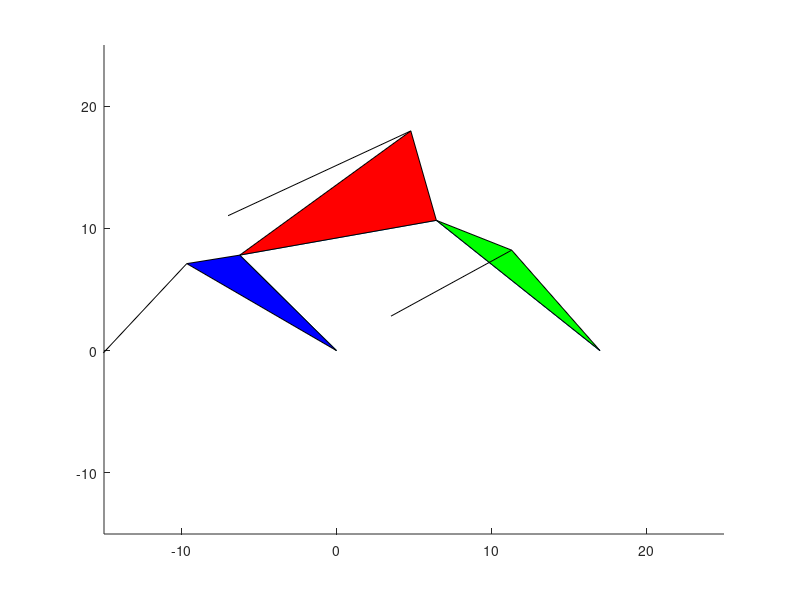
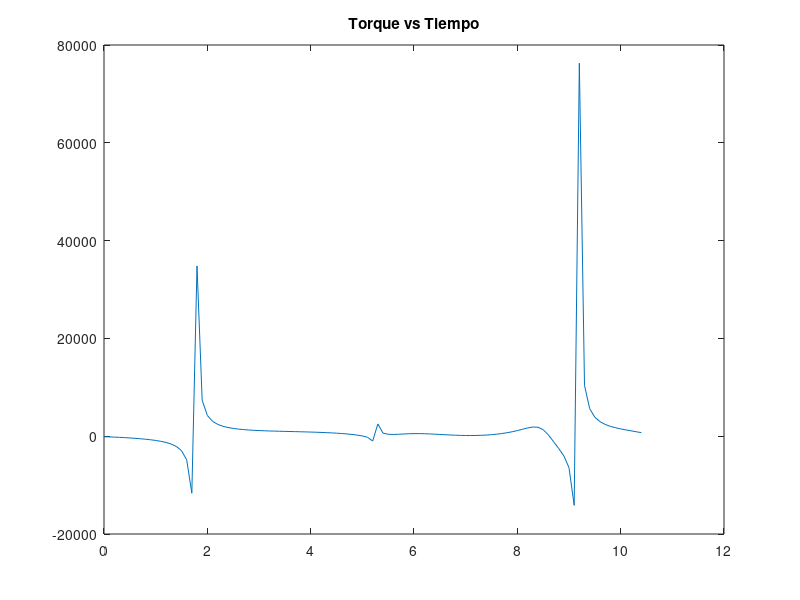
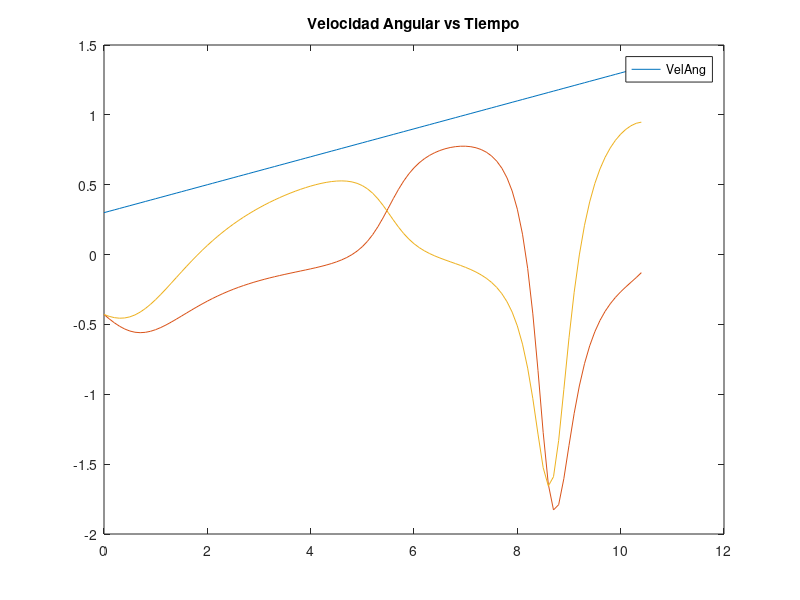
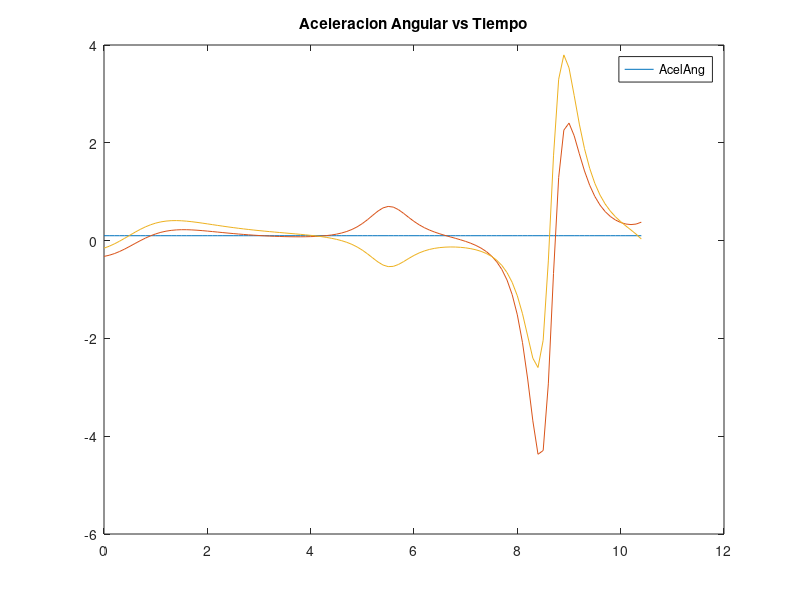

Here is the MATLAB script that generated these plots, in order:
%Identificacion del eslabon y junta
a=10;  m2= 2; IG2= 0.1;
b=13;  m3= 3; IG3= 0.2;
c=15;  m4= 4; IG4= 0.3;
d=17;

O2 = [0,0];
O4 = [d,0];

%Puntos de interes
CG2 = 12; deltaCG2 = deg2rad(15);
CG3 = 15; deltaCG3 = deg2rad(30);
CG4 = 10; deltaCG4 = deg2rad(-10);

p = 1.3; deltaP = deg2rad(45);

%identificacion de esfuerzos externos
T4=0.2;
P = 20; deltaFP = deg2rad(30);
FP = P * [cos(deltaFP), sin(deltaFP)];

%posicion inicial t2

%definir veloidad inical y aceleracion angular 
n = 0;

%Pos=[]; Vel=[]; Acel=[]; PosAng=[]; VelAng=[]; AcelAng=[]; Torque[];  

theta2i = (pi/180)*(0);
w2i = 0.3 ;
alpha2=0.1;

t = 0:0.1:1*(pi)/w2i;

W2 = w2i+ alpha2 * t;


for theta2 = theta2i + w2i * t + 0.5 * alpha2 * (t.^2)
    n = n + 1;
    w2 = W2(n);

%Punto A

Ax = a * cos(theta2);
Ay = a * sin(theta2);
RA = [ Ax, Ay];

%Punto B

S=(a^2 - b^2 + c^2 - d^2)/(2*(Ax - d));
P = (Ay^2)/(Ax - d)^2 + 1;
Q = (2 * Ay * (d - S) )/ (Ax - d);
R = (d - S)^2 - c^2;

By = (-Q + sqrt(Q^2 - 4 * P * R)) / (2* P);

Bx = S - (Ay * By) / (Ax - d);

RB = [Bx, By];

%Calculo de angulos t3 y t4

theta3 = atan2(By - Ay, Bx - Ax);

theta4 = atan2(By, Bx - d);

%calculo de velocidades angulares

w3 = (a/b) * w2 * (sin(theta4 - theta2) / sin(theta3 - theta4));
w4 = (a/c) * w2 * (sin(theta2 - theta3) / sin(theta4 - theta3));

%Calculo de Aceleraciones Lineales

VA = a * w2 * [-sin(theta2), cos(theta2)];
VBA = b * w3 * [-sin(theta3), cos(theta3)];
VB = c * w4 * [-sin(theta4), cos(theta4)];

%Calculo de Aceleraciones angulares

A = c * sin(theta4);

B = b * sin(theta3);

C = a * alpha2 * sin(theta2) + a * (w2^2) * cos(theta2) + b * (w3^2) * cos(theta3) - c * (w4^2) * cos(theta4);

D = c * cos(theta4);

E = b * cos(theta3);

F = a * alpha2 * cos(theta2) - a * (w2^2) * sin(theta2) - b * (w3^2) * sin(theta3) + c * (w4^2)*sin(theta4);


alpha3 = (C*D - A*F)/(A*E - B*D);

alpha4 = (C*E - B*F)/(A*E - B*D);

%Calculo de aceleraciones lineales

AA = [-a * alpha2 * sin(theta2) - a * (w2^2) * cos(theta2), a * alpha2 * cos(theta2) - a * (w2^2) * sin(theta2)];

AB = [c * alpha4 * sin(theta4) + c * (w4^2) * cos(theta4), -c * alpha4 * cos(theta4) + c * (w4^2) * sin(theta4)];

ABA = AB - AA;

%Localizacion de los puntos de interes (centro de gravedad)

RCG2 = CG2 * [cos(theta2 + deltaCG2), sin(theta2 + deltaCG2)];

RCG3 = RA + CG3 * [cos(theta3 + deltaCG3), sin(theta3 + deltaCG3)];

RCG4 = O4 + CG4 * [ cos(theta4 + deltaCG4), sin(theta4 + deltaCG4)];

%Localizar el punto P

RP = RCG3 + p * [cos(deltaP), sin(deltaP)];

%Velocidades en los puntos de interes (Centros de Gravedad)

VCG2 = CG2 * w2 * [-sin(theta2 + deltaCG2), cos(theta2 + deltaCG2)];
VCG4 = CG4 * w4 * [-sin(theta4 + deltaCG4), cos(theta4 + deltaCG4)];
VCG3A = CG3 * w3 * [-sin(theta3 + deltaCG3), cos(theta3 + deltaCG3)];

VCG3 = VA - VCG3A;

%Aceleraciones de los puntos de interes (Centro de gravedad)

ACG2 = CG2 * alpha2 * [sin(theta2 + deltaCG2), cos(theta2 + deltaCG2)] - CG2 * (w2^2) * [cos(theta2 + deltaCG2), sin(theta2 + deltaCG2)];

ACG4 = CG4 * alpha4 * [-sin(theta4 + deltaCG4), cos(theta4 + deltaCG4)] - CG4 * (w4^2) * [cos(theta4 + deltaCG4), sin(theta4 + deltaCG4)];

ACG3A = CG3 * alpha3 * [-sin(theta3 + deltaCG3), cos(theta3 + deltaCG3)] - CG3 * (w3^2) * [cos(theta3 + deltaCG3), sin(theta3 + deltaCG3)];

ACG3 = AA + ACG3A;

%Vectores de posicion de las reaciones

R12 = O2 - RCG2;
R32 = RA - RCG2;
R23 = RA - RCG3;
R43 = RB - RCG3;
R34 = RB - RCG4;
R14 = O4 - RCG4;

%Dinamica inversa

matrizA = [1,0,1,0,0,0,0,0,0
           0,1,0,1,0,0,0,0,0
           -R12(2),R12(1),-R32(1),R32(1),0,0,0,0,1
           0,0,-1,0,1,0,0,0,0
           0,0,0,-1,0,1,0,0,0
           0,0,R23(2),R23(1),-R43(2),R43(1),0,0,0
           0,0,0,0,-1,0,1,0,0
           0,0,0,0,0,-1,0,1,0
           0,0,0,0,R34(2),-R34(1),-R14(2),R14(1),0];
           
matrizC = [m2 * ACG2(1)
           m2 * ACG2(2)
           IG2 * alpha2
           m3*ACG3(1) - FP(1)
           m3*ACG3(2) - FP(2)
           IG3*alpha3-RP(1) * FP(2) + RP(2) * FP(1)
           m4*ACG4(1)
           m4*ACG4(2)
           IG4*alpha4-T4];           
           
matrizB = matrizA\matrizC;

F12 = matrizB(1:2);
F32 = matrizB(3:4);
T12 = matrizB(9);

clf();
%Grafica del mecanismo
hold on;

axis([-15 25 -15 25]);
plot([O2(1) RA(1) RB(1) O4(1)],[O2(2) RA(2) RB(2) O4(2)]);

fill([O2(1) RA(1) RCG2(1)], [O2(2) RA(2) RCG2(2)],"b");
fill([RA(1) RB(1) RCG3(1)], [RA(2) RB(2) RCG3(2)],"r");          
fill([O4(1) RB(1) RCG4(1)], [O4(2) RB(2) RCG4(2)],"g");

%Grafica de velocidades

plot([RCG2(1) RCG2(1) + VCG2(1)] , [RCG2(2) RCG2(2) + VCG2(2)],"k");
plot([RCG4(1) RCG4(1) + VCG4(1)] , [RCG4(2) RCG4(2) + VCG4(2)],"k");
plot([RCG3(1) RCG3(1) + VCG3(1)] , [RCG3(2) RCG3(2) + VCG3(2)],"k");
pause(eps);
hold off;




%Almacenamiento de datos

%Pos = [Pos; RA RB rS rP rU];
%Vel = [Vel; norm(VA) norm(VB) norm(VS) norm(VP) norm(VU)];
%Acel = [Acel; norm(AA) norm(AB) norm(AS) norm(AP) norm(AU)];

%VelAng = [VelAng; w2 w3 w4];
VelAng(n,1)= w2;
VelAng(n,2)= w3;
VelAng(n,3)= w4;
%AcelAng = [AcelAng; alpha2 alpha3 alpha4];
AcelAng(n,1) = alpha2;
AcelAng(n,2) = alpha3;
AcelAng(n,3) = alpha4;
%Torque = [Torque; T12];
 Torque(n)=T12;
endfor

%Grafico de resultados
figure(2)
plot(t,Torque)
title('Torque vs Tiempo')

%Grafica del mecanismo

%plot(t, PosAng)
%legend PosAng
%title('Posiciond Angular vs Tiempo')

%subplot(4,1,3);
figure(3)
plot(t, VelAng)
legend VelAng
title('Velocidad Angular vs Tiempo')

%subplot(4,1,4);
figure(4)
plot(t, AcelAng)
legend AcelAng
title('Aceleracion Angular vs Tiempo')

